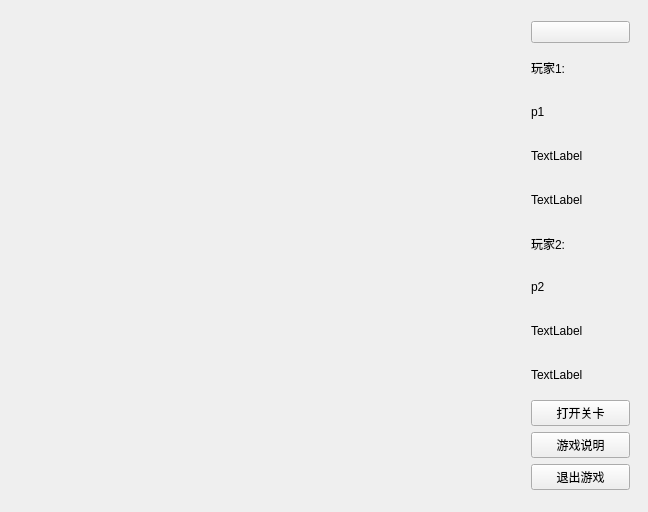
<?xml version="1.0" encoding="UTF-8"?>
<ui version="4.0">
 <class>game_widget</class>
 <widget class="QWidget" name="game_widget">
  <property name="geometry">
   <rect>
    <x>0</x>
    <y>0</y>
    <width>648</width>
    <height>512</height>
   </rect>
  </property>
  <property name="minimumSize">
   <size>
    <width>648</width>
    <height>512</height>
   </size>
  </property>
  <property name="maximumSize">
   <size>
    <width>648</width>
    <height>512</height>
   </size>
  </property>
  <property name="windowTitle">
   <string>game_widget</string>
  </property>
  <widget class="QWidget" name="verticalLayoutWidget">
   <property name="geometry">
    <rect>
     <x>520</x>
     <y>10</y>
     <width>121</width>
     <height>491</height>
    </rect>
   </property>
   <layout class="QVBoxLayout" name="verticalLayout">
    <item>
     <widget class="QPushButton" name="PauseButton">
      <property name="shortcut">
       <string>Return</string>
      </property>
     </widget>
    </item>
    <item>
     <widget class="QLabel" name="label">
      <property name="text">
       <string>玩家1:</string>
      </property>
     </widget>
    </item>
    <item>
     <widget class="QLabel" name="P1_name">
      <property name="text">
       <string>p1</string>
      </property>
     </widget>
    </item>
    <item>
     <widget class="QLabel" name="P1_score">
      <property name="text">
       <string>TextLabel</string>
      </property>
     </widget>
    </item>
    <item>
     <widget class="QLabel" name="P1_lives">
      <property name="text">
       <string>TextLabel</string>
      </property>
     </widget>
    </item>
    <item>
     <widget class="QLabel" name="label_2">
      <property name="text">
       <string>玩家2:</string>
      </property>
     </widget>
    </item>
    <item>
     <widget class="QLabel" name="P2_name">
      <property name="text">
       <string>p2</string>
      </property>
     </widget>
    </item>
    <item>
     <widget class="QLabel" name="P2_score">
      <property name="text">
       <string>TextLabel</string>
      </property>
     </widget>
    </item>
    <item>
     <widget class="QLabel" name="P2_lives">
      <property name="text">
       <string>TextLabel</string>
      </property>
     </widget>
    </item>
    <item>
     <widget class="QPushButton" name="LevelButton">
      <property name="text">
       <string>打开关卡</string>
      </property>
     </widget>
    </item>
    <item>
     <widget class="QPushButton" name="IntroButton">
      <property name="text">
       <string>游戏说明</string>
      </property>
     </widget>
    </item>
    <item>
     <widget class="QPushButton" name="ExitButton">
      <property name="text">
       <string>退出游戏</string>
      </property>
     </widget>
    </item>
   </layout>
  </widget>
 </widget>
 <layoutdefault spacing="6" margin="11"/>
 <resources/>
 <connections/>
</ui>
